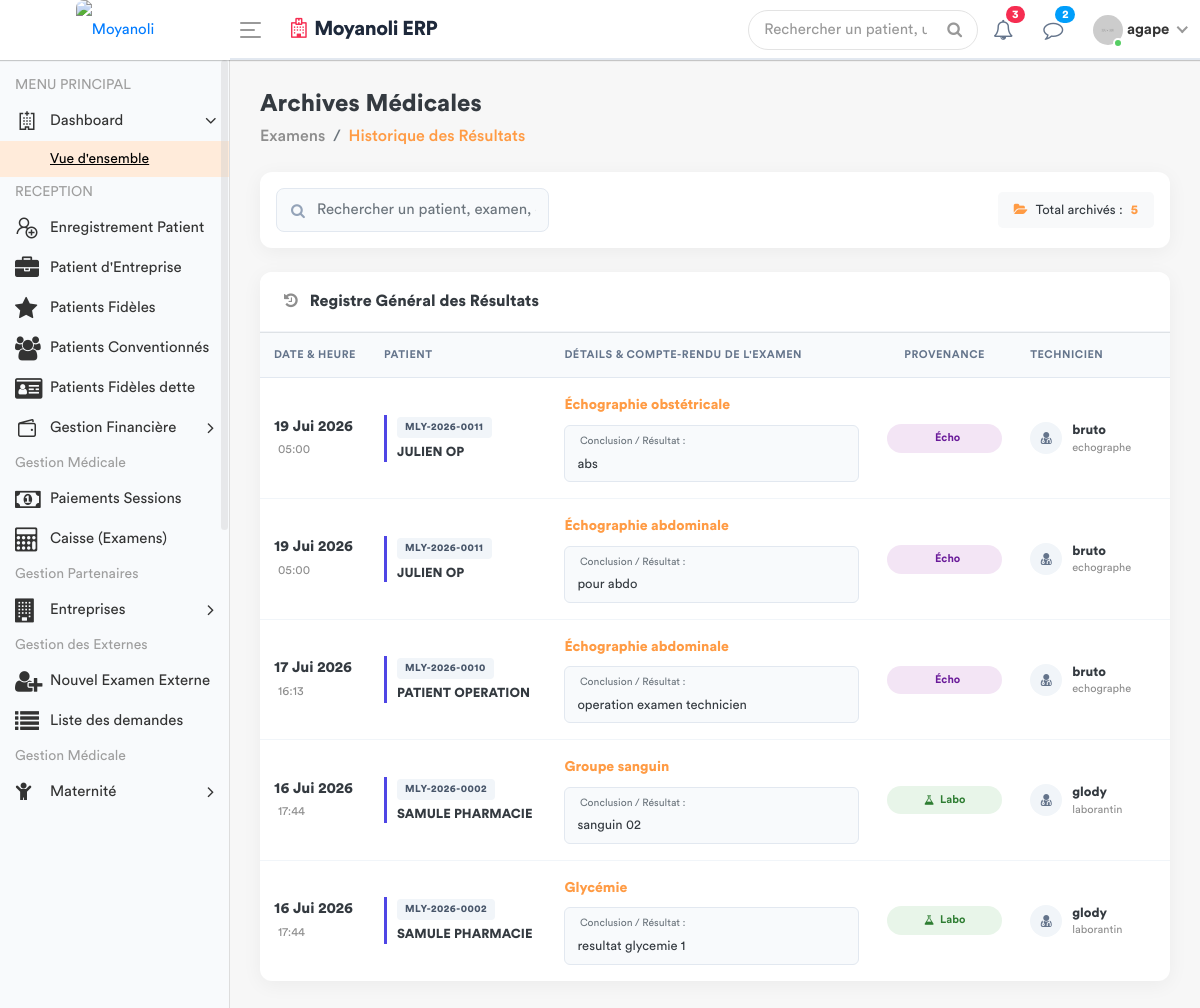
The page /examens/historique/ (signed in) on the database as committed earlier.
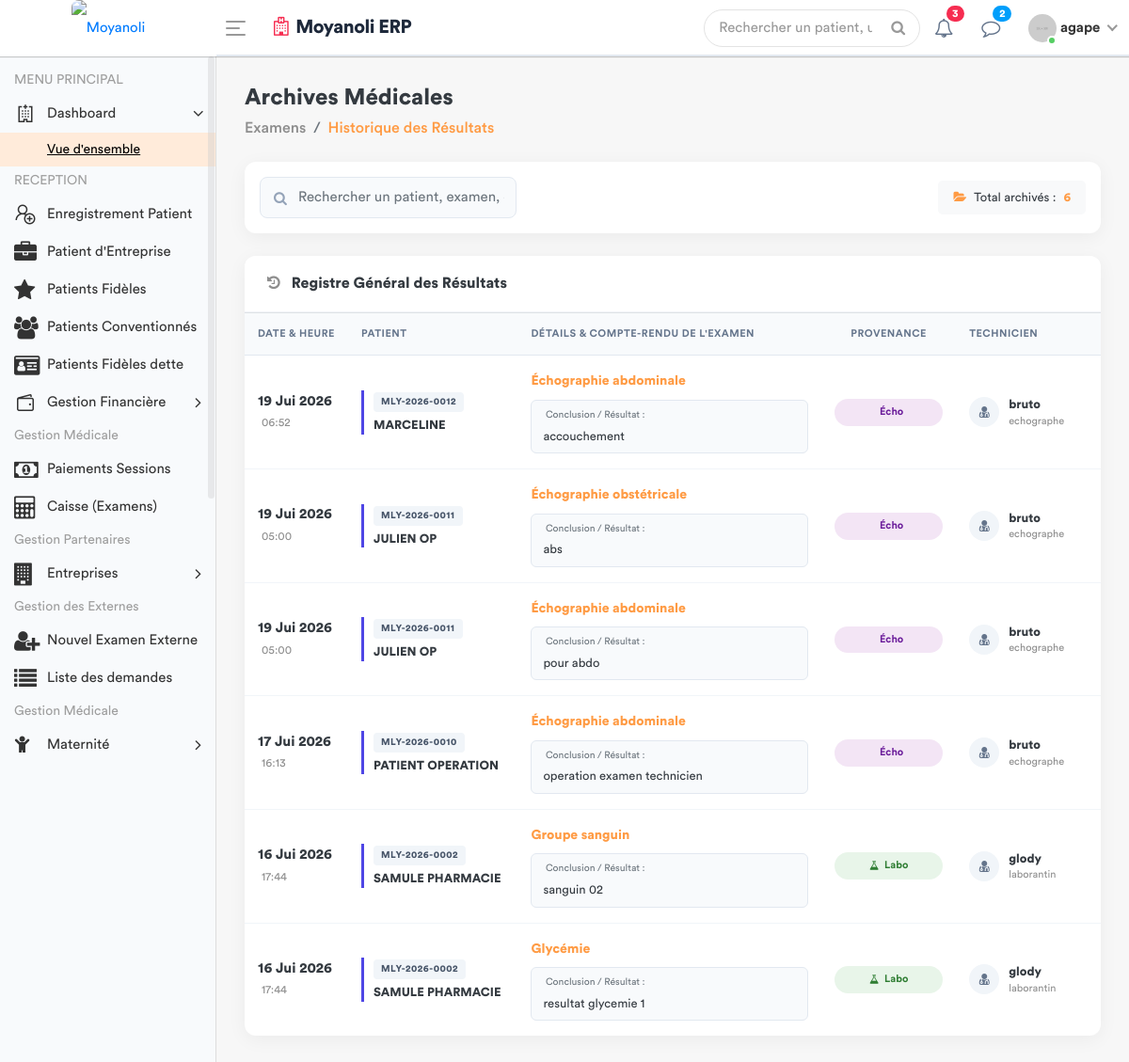
The same page on the database as committed later.
### apps/models.py (models this page shows, shortened)
class DemandeExamen(models.Model):
    STATUT = [
        ('EN_ATTENTE', 'En attente'),
        ('TERMINE', 'Terminé'),
        ('ANNULE', 'Annulé'),
    ]
    consultation = models.ForeignKey(Consultation, related_name='examens', on_delete=models.CASCADE)
    prestation = models.ForeignKey(Prestation, on_delete=models.PROTECT)
    indication = models.TextField(blank=True, help_text="Note du médecin pour le technicien")
    resultat = models.TextField(blank=True, null=True)
    image_resultat = models.ImageField(upload_to='resultats_examens/', blank=True, null=True)
    technicien = models.ForeignKey(
        settings.AUTH_USER_MODEL,
        related_name='examens_realises',
        on_delete=models.SET_NULL,
        null=True,
        blank=True
    )
    statut = models.CharField(max_length=20, choices=STATUT, default='EN_ATTENTE')
    date_demande = models.DateTimeField(default=timezone.now)
    date_realisation = models.DateTimeField(null=True, blank=True)
    quantite = models.PositiveIntegerField(default=1)

class Consultation(models.Model):
    triage = models.OneToOneField(SigneVital, db_index=True, on_delete=models.CASCADE)
    medecin = models.ForeignKey(settings.AUTH_USER_MODEL, on_delete=models.SET_NULL, null=True)
    motif_consultation = models.TextField(verbose_name="Motif")
    histoire_maladie = models.TextField(verbose_name="Histoire de la maladie")
    examen_physique = models.TextField(verbose_name="Examen physique")
    complement_d_anamnese = models.CharField(max_length=200, null=True)
    hypothese_diagnostique = models.TextField(verbose_name="Hypothèse diagnostique")
    date_creation = models.DateTimeField(default=timezone.now)
    consultation_payee = models.BooleanField(default=False, verbose_name="Consultation payée")
    session = models.OneToOneField(SessionSoins, on_delete=models.CASCADE, null=True)

class SigneVital(models.Model):
    patient = models.ForeignKey(Patient, on_delete=models.CASCADE)
    temperature = models.DecimalField(max_digits=4, decimal_places=1)
    poids = models.DecimalField(max_digits=5, decimal_places=2)
    tension_arterielle = models.CharField(max_length=10)
    frequence_cardiaque = models.IntegerField()
    frequence_respiratoire = models.IntegerField(null=True, blank=True)
    saturation_oxygene = models.IntegerField(null=True, blank=True)
    date_prelevement = models.DateTimeField(default=timezone.now)
    infirmier = models.ForeignKey(User, on_delete=models.SET_NULL, null=True)
    est_consulte = models.BooleanField(default=False)
    session = models.ForeignKey(SessionSoins, on_delete=models.CASCADE, related_name='signes_vitaux', null=True)

class Patient(models.Model):
    TYPE_CHOICES = [
        ('SIMPLE', 'Patient Simple'),
        ('FIDELE', 'Patient Fidèle'),
        ('CONVENTIONNE', 'Patient Conventionné'),
    ]
    code_patient = models.CharField(max_length=20, unique=True, editable=False)
    noms = models.CharField(max_length=100)
    service = models.ForeignKey('Service', on_delete=models.PROTECT, related_name='patients', null=True)
    sexe = models.CharField(max_length=1, choices=[('M', 'Masculin'), ('F', 'Féminin')])
    age = models.CharField(max_length=30)
    adresse = models.TextField()
    telephone = models.CharField(max_length=20)
    type_patient = models.CharField(max_length=15, choices=TYPE_CHOICES, default='SIMPLE')
    a_carte_fidelite = models.BooleanField(default=False, verbose_name="Possède carte de fidélité")
    entreprise = models.ForeignKey(
        'Entreprise',
        on_delete=models.SET_NULL,
        null=True,
        blank=True,
        related_name='patients',
        verbose_name="Entreprise (si conventionné)"
    )
    fiche_payee = models.BooleanField(default=False)
    created_by = models.ForeignKey(User, on_delete=models.SET_NULL, null=True, related_name='patients_crees')
    date_creation = models.DateTimeField(auto_now_add=True)
    date_modification = models.DateTimeField(auto_now=True)

class Prestation(models.Model):
    CATEGORIES = [
        ('ADM', 'Administratif'),
        ('CONS', 'Consultation'),
        ('LABO', 'Laboratoire'),
        ('SOIN', 'Soins'),
        ('ECHO', 'Échographie'),
        ('RADIO', 'Radiologie'),
        ('SCAN', 'Scanner'),
        ('IRM', 'IRM'),
        ('CARDIO', 'Cardiographie'),
        ('GYNECO', 'Gynécographie'),
        ('ONCO', 'Oncologie'),
        ('ORTHO', 'Orthopédie'),
        ('DERMA', 'Dermatologie'),
        ('OPHTA', 'Ophtalmologie'),
        ('PSY', 'Psychiatrie'),
        ('KINE', 'Rééducation / Kinésithérapie'),
        ('MED', 'Acte Médical'),
        ('CHIR', 'Acte Chirurgical'),
        ('CONS_MAT', 'Consultation Maternité'),
        ('MAT', 'Forfait Maternité / Accouchement'),
    ]
    libelle = models.CharField(max_length=200, verbose_name="Libellé")
    categorie = models.CharField(max_length=10, choices=CATEGORIES, verbose_name="Catégorie")
    prix = models.DecimalField(max_digits=10, decimal_places=2, default=Decimal('0.00'), verbose_name="Prix (USD)")
    valeur_normale = models.CharField(
        max_length=150, blank=True, null=True,
        verbose_name="Valeur Normale / Référence (Labo uniquement)",
        help_text="Ex: 70-110 mg/dl, Négatif, etc."
    )
    class Meta:
        verbose_name = "Prestation"
        verbose_name_plural = "Prestations"

class Fonction(models.Model):
    fonctionKey = models.ForeignKey(Role, on_delete=models.SET_NULL, null=True)
    userKey = models.ForeignKey(User, on_delete=models.SET_NULL, null=True, related_name='user_fonction')
    autorisation = models.CharField(max_length=30, default='oui')

class Role(models.Model):
    roleName = models.CharField(max_length=30)

### apps/views.py (the view)
# urls.py: path('examens/historique/', views.historique_examens_view, name='historique_examens'),
@login_required
def historique_examens_view(request):
    examens_liste = DemandeExamen.objects.filter(
        statut='TERMINE'
    ).select_related(
        'consultation__triage__patient',  # Accès direct aux infos du patient
        'prestation',                     # Accès au prix et libellé de l'examen
        'technicien'                      # Accès à l'utilisateur qui a fait l'examen
    ).prefetch_related(
        'technicien__user_fonction__fonctionKey'  # Récupère la fonction et le rôle associé
    ).order_by('-date_realisation')
    elements_par_page = 10
    paginator = Paginator(examens_liste, elements_par_page)
    page_number = request.GET.get('page')
    try:
        historique_examens = paginator.get_page(page_number)
    except PageNotAnInteger:
        historique_examens = paginator.page(1)
    except EmptyPage:
        historique_examens = paginator.page(paginator.num_pages)
    role = Fonction.objects.filter(userKey=request.user).first()
    fonctionKey = role.fonctionKey.roleName if role else None
    context = {
        'historique_examens': historique_examens,  # Cet objet contient maintenant les méthodes de pagination (.has_next, etc.)
        'fonctionKey': fonctionKey
    }
    return render(request, 'back-end/examens/historique.html', context)

### apps/templates/back-end/examens/historique.html (shortened to what the changed rows need)
<!DOCTYPE html>
{% load static %}
<html lang="fr">
<head>
    {% include 'back-end/includes/css.html' %}
</head>
<body>
    <div class="main-wrapper">
        <div class="page-wrapper">
            <div class="content container-fluid">
                <div class="custom-card mb-4">
                    <div class="card-body p-3">
                        <div class="row align-items-center justify-content-between">
                            <div class="col-md-auto mt-3 mt-md-0">
                                <span class="d-inline-flex align-items-center bg-light text-dark font-weight-medium px-3 py-2 rounded-lg" style="gap: 8px; font-size: 13px;">
                                    <i class="fa fa-folder-open text-primary"></i>
                                    Total archivés : <strong class="text-primary">{{ historique_examens.paginator.count|default:historique_examens.count }}</strong>
                                </span>
                            </div>
                        </div>
                    </div>
                </div>
                <div class="custom-card mb-4">
                    <div class="card-body p-0">
                        <div class="table-responsive">
                            <table class="table table-hover mb-0" id="TableHistorique" width="100%">
                                <thead>
                                    <tr>
                                        <th style="width: 12%;">Date & Heure</th>
                                        <th style="width: 20%;">Patient</th>
                                        <th style="width: 38%;">Détails & Compte-rendu de l'Examen</th>
                                        <th style="width: 12%;" class="text-center">Provenance</th>
                                        <th style="width: 18%;">Technicien</th>
                                    </tr>
                                </thead>
                                <tbody>
                                    {% for examen in historique_examens %}
                                    <tr>
                                        <td class="align-middle">
                                            <span class="font-weight-bold text-dark d-block">{{ examen.date_realisation|date:"d M Y" }}</span>
                                            <small class="text-muted"> {{ examen.date_realisation|date:"H:i" }}</small>
                                        </td>
                                        <td class="align-middle">
                                            <div class="patient-box">
                                                <span class="patient-code d-inline-block mb-1">{{ examen.consultation.triage.patient.code_patient }}</span>
                                                <span class="d-block text-uppercase font-weight-bold text-dark" style="font-size: 13px;">{{ examen.consultation.triage.patient.noms }}</span>
                                            </div>
                                        </td>
                                        <td class="align-middle">
                                            <div class="mb-2">
                                                <span class="font-weight-bold text-primary" style="font-size: 14px;">
                                                    {{ examen.prestation.libelle }}
                                                </span>
                                            </div>
                                            <div class="result-preview-box">
                                                {% if examen.resultat %}
                                                    <div class="font-weight-semibold text-secondary small mb-1"> Conclusion / Résultat :</div>
                                                    <span class="text-dark">{{ examen.resultat|linebreaksbr }}</span>
                                                {% else %}
                                                    <span class="text-muted italic small"><i class="fa fa-exclamation-circle"></i> Aucun texte ou résultat enregistré.</span>
                                                {% endif %}
                                            </div>
                                        </td>
                                        <td class="align-middle text-center">
                                            {% if examen.prestation.categorie == 'LABO' %}
                                                <span class="service-badge bg-labo">
                                                    <i class="fa fa-flask"></i> Labo
                                                </span>
                                            {% elif examen.prestation.categorie == 'RADIO' %}
                                                <span class="service-badge bg-radio">
                                                    <i class="fa fa-radiation"></i> Radio
                                                </span>
                                            {% elif examen.prestation.categorie == 'ECHO' %}
                                                <span class="service-badge bg-echo">
                                                     Écho
                                                </span>
                                            {% else %}
                                                <span class="badge badge-light border text-muted py-2 px-3 rounded-pill">
                                                    {{ examen.prestation.categorie|default:"Autre" }}
                                                </span>
                                            {% endif %}
                                        </td>
                                        <td class="align-middle">
                                            <div class="user-avatar-info">
                                                <div class="user-icon-circle">
                                                    <i class="fa fa-user-md"></i>
                                                </div>
                                                <div>
                                                    <span class="d-block font-weight-bold text-dark" style="font-size: 13px;">
                                                        {{ examen.technicien.get_full_name|default:examen.technicien.username }}
                                                    </span>
                                                    {% with affectation=examen.technicien.user_fonction.first %}
                                                        {% if affectation %}
                                                            <small class="text-muted d-block" style="font-size: 11px;">
                                                                {{ affectation.fonctionKey.roleName }}
                                                            </small>
                                                        {% endif %}
                                                    {% endwith %}
                                                </div>
                                            </div>
                                        </td>
                                    </tr>
                                    {% endfor %}
                                </tbody>
                            </table>
                        </div>
                    </div>
                </div>
            </div>
        </div>
    </div>
</body>
</html>

Rows that differ between the two databases and show on the page:
added DemandeExamen: date_realisation "19 Jui 2026", date_realisation "06:52", consultation.triage.patient.code_patient "MLY-2026-0012", consultation.triage.patient.noms "MARCELINE", prestation.libelle "Échographie abdominale", resultat "accouchement", technicien.get_full_name "bruto", technicien.user_fonction.first.fonctionKey.roleName "echographe"
Other text that changed with them:
{{ historique_examens.paginator.count|default:historique_examens.count }}: "5" → "6"
